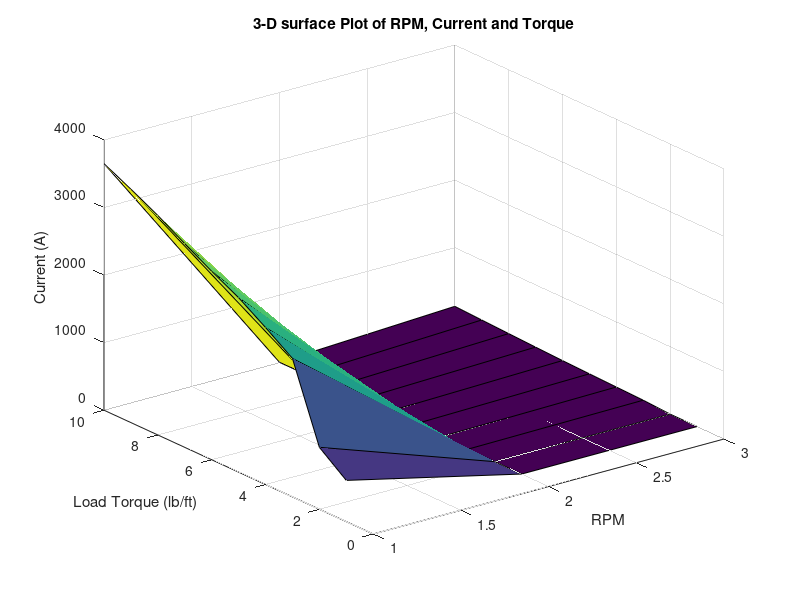
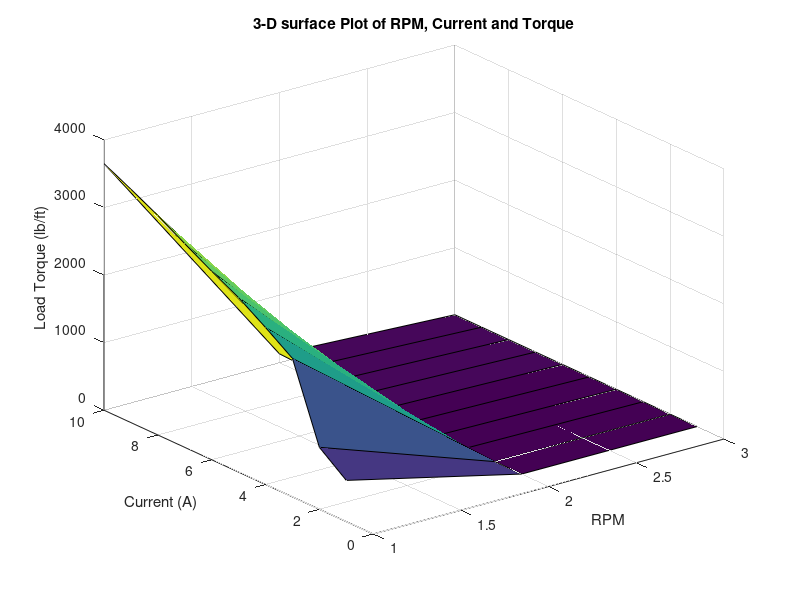
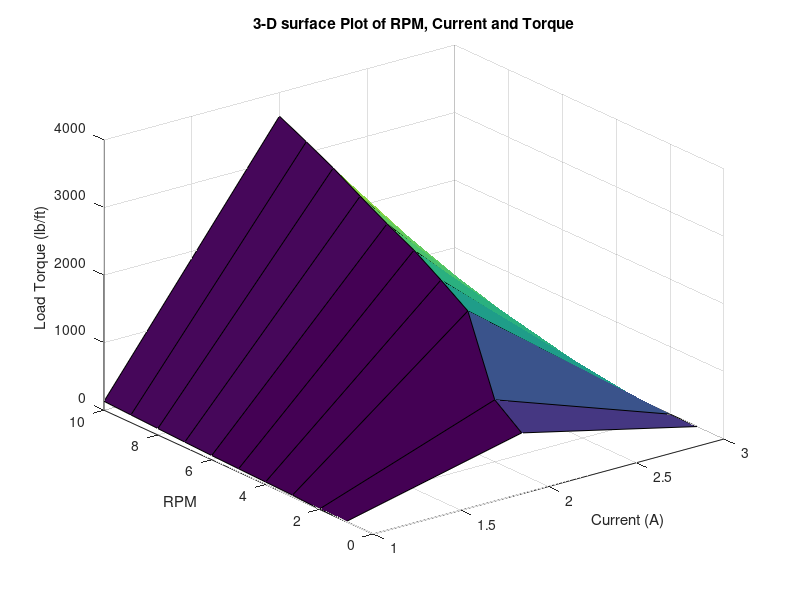
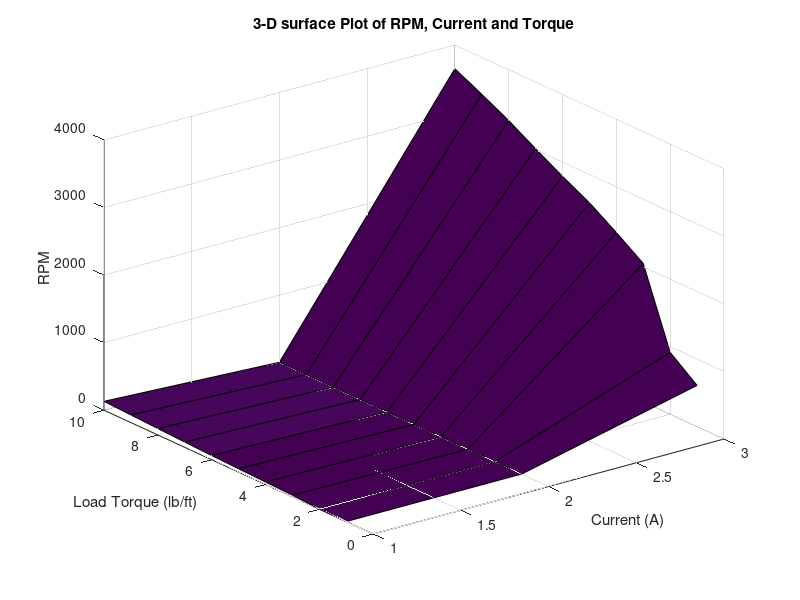

These figures' MATLAB source, in order:
%% 3 parameters
% order dyno torque, rpm, current
% Dyno data at 100% load
Dat_3_100L = [1.0756 610 1; 1.2392 917 2; 2.5272 2049 25; 
    3.23 2324 37; 3.8744 2582 49; 4.46 2790 62; 
    5.28 3015 78; 5.984 3249 95; 6.744 3455 113; 
    7.328 3650 132];
% just ploting various 2d plots and forcing to be 3d
% need 10 valus of current, and rpm for every one torque 
% for a proper 3d
Torque = [1.0756; 1.2392; 2.5272; 3.23; 3.8744; 4.46; 5.28; 5.984; 6.744; 7.328];
RPM = [610; 917; 2049; 2324; 2582; 2790; 3015; 3249; 3455; 3650];
Current = [1; 2; 25; 37; 49; 62; 78; 95; 113; 132];
Voltage = [86.7; 86.7; 86.7; 86.7; 86.7; 86.7; 86.7;  86.7;  86.4; 86.4];

% Dyno data at 90% load
Dat_3_90L = [.9464 324 2; 1.0048 428 1; 1.0632 620 0; 
    1.1804 820 1; 1.4732 1308 5; 2.5272 1810 20; 
    3.8744 2238 41; 4.52 2427 52; 5.22 2595 65; 
    5.924 2796 80; 6.744 2993 97; 7.448 3150 112; 
    8.092 3282 127; 8.912 3459 146; 9.612 3608 165];

% Dyno data at 80% load
Dat_3_80L = [.8876 232 4; .9464 430 3; 1.0632 624 1;
    1.1212 822 0; 1.532 1090 2; 2.6444 1479 14;
    3.992 1840 31; 4.576 1976 40; 5.28 2116 50; 
    5.984 2296 62; 6.804 2411 75; 8.148 2640 101; 
    8.968 2775 116];
% %% prompt for area of cut in 3D
% dTorque = input('Torque constant? : ');
% dCurrent = input('Current constant? : ');
% dRPM = input('RPM constant? : ');

%% function relating rpm, current and torque
% defining all possible relations
Concat_CurrentVals1 = [ Torque RPM Current];
Concat_CurrentVals2 = [ RPM Torque Current];
Concat_TorqueVals1 = [ RPM Current Torque];
Concat_TorqueVals2 = [ Current RPM Torque];
Concat_RPMVals1 = [ Current Torque RPM];
Concat_RPMVals2 = [ Torque Current RPM];

%% surface plots
figure    
surf( Concat_CurrentVals1 )   
title( '3-D surface Plot of RPM, Current and Torque' )
xlabel( 'Load Torque (lb/ft)' )
ylabel( 'RPM' )
zlabel( 'Current (A)' )

surf( Concat_CurrentVals2 )   
title( '3-D surface Plot of RPM, Current and Torque' )
ylabel( 'Load Torque (lb/ft)' )
xlabel( 'RPM' )
zlabel( 'Current (A)' )

figure 
surf( Concat_TorqueVals1 )   
title( '3-D surface Plot of RPM, Current and Torque' )
zlabel( 'Load Torque (lb/ft)' )
xlabel( 'RPM' )
ylabel( 'Current (A)' )

figure 
surf( Concat_TorqueVals2 )   
title( '3-D surface Plot of RPM, Current and Torque' )
zlabel( 'Load Torque (lb/ft)' )
ylabel( 'RPM' )
xlabel( 'Current (A)' )

figure 
surf( Concat_RPMVals1 )   
title( '3-D surface Plot of RPM, Current and Torque' )
ylabel( 'Load Torque (lb/ft)' )
zlabel( 'RPM' )
xlabel( 'Current (A)' )

figure 
surf( Concat_RPMVals2 )   
title( '3-D surface Plot of RPM, Current and Torque' )
xlabel( 'Load Torque (lb/ft)' )
zlabel( 'RPM' )
ylabel( 'Current (A)' )

% %% mesh plots
% % plot the mesh
% figure    
% mesh( Concat_CurrentVals1 )  
% title( '3-D mesh Plot of RPM, Current and Torque' )
% xlabel( 'Load Torque (lb/ft)' )
% ylabel( 'RPM' )
% zlabel( 'Current (A)' )
% 
% figure
% mesh( Concat_CurrentVals1 )   
% title( '3-D mesh Plot of RPM, Current and Torque' )
% xlabel( 'Load Torque (lb/ft)' )
% ylabel( 'RPM' )
% zlabel( 'Current (A)' )
% 
% figure 
% mesh( Concat_CurrentVals2 )   
% title( '3-D mesh Plot of RPM, Current and Torque' )
% ylabel( 'Load Torque (lb/ft)' )
% xlabel( 'RPM' )
% zlabel( 'Current (A)' )
% 
% figure 
% mesh( Concat_TorqueVals1 )   
% title( '3-D mesh Plot of RPM, Current and Torque' )
% zlabel( 'Load Torque (lb/ft)' )
% xlabel( 'RPM' )
% ylabel( 'Current (A)' )
% 
% figure 
% mesh( Concat_TorqueVals2 )   
% title( '3-D mesh Plot of RPM, Current and Torque' )
% zlabel( 'Load Torque (lb/ft)' )
% ylabel( 'RPM' )
% xlabel( 'Current (A)' )
% 
% figure 
% mesh( Concat_RPMVals1 )   
% title( '3-D mesh Plot of RPM, Current and Torque' )
% ylabel( 'Load Torque (lb/ft)' )
% zlabel( 'RPM' )
% xlabel( 'Current (A)' )
% 
% figure 
% mesh( Concat_RPMVals2 )   
% title( '3-D mesh Plot of RPM, Current and Torque' )
% xlabel( 'Load Torque (lb/ft)' )
% zlabel( 'RPM' )
% ylabel( 'Current (A)' )
% 
%% contour plots
figure    
contour( Concat_CurrentVals1 )   
title( 'Current countours' )
xlabel( 'Load Torque (lb/ft)' )
ylabel( 'RPM' )
zlabel( 'Current (A)' )

figure
contour( Concat_CurrentVals2 )   
title( 'Current countours' )
ylabel( 'Load Torque (lb/ft)' )
xlabel( 'RPM' )
zlabel( 'Current (A)' )

figure
contour( Concat_TorqueVals1 )   
title( 'Load Torque countours' )
zlabel( 'Load Torque (lb/ft)' )
xlabel( 'RPM' )
ylabel( 'Current (A)' )

figure
contour( Concat_TorqueVals2 )   
title( 'Load Torque countours' )
zlabel( 'Load Torque (lb/ft)' )
ylabel( 'RPM' )
xlabel( 'Current (A)' )

figure
contour( Concat_RPMVals1 )   
title( 'RPM countours' )
ylabel( 'Load Torque (lb/ft)' )
zlabel( 'RPM' )
xlabel( 'Current (A)' )

figure
contour( Concat_RPMVals2 )   
title( 'RPM countours' )
xlabel( 'Load Torque (lb/ft)' )
zlabel( 'RPM' )
ylabel( 'Current (A)' )

% %% waterfall plots - colums not plotted 
% figure    
% waterfall( Concat_CurrentVals1' )   
% title( 'Current countours' )
% xlabel( 'Load Torque (lb/ft)' )
% ylabel( 'RPM' )
% zlabel( 'Current (A)' )
% 
% figure
% waterfall( Concat_CurrentVals2' )   
% title( 'Current countours' )
% ylabel( 'Load Torque (lb/ft)' )
% xlabel( 'RPM' )
% zlabel( 'Current (A)' )
% 
% figure
% waterfall( Concat_TorqueVals1' )   
% title( 'Load Torque countours' )
% zlabel( 'Load Torque (lb/ft)' )
% xlabel( 'RPM' )
% ylabel( 'Current (A)' )
% 
% figure
% waterfall( Concat_TorqueVals2' )   
% title( 'Load Torque countours' )
% zlabel( 'Load Torque (lb/ft)' )
% ylabel( 'RPM' )
% xlabel( 'Current (A)' )
% 
% figure
% waterfall( Concat_RPMVals1' )   
% title( 'RPM countours' )
% ylabel( 'Load Torque (lb/ft)' )
% zlabel( 'RPM' )
% xlabel( 'Current (A)' )
% 
% figure
% waterfall( Concat_RPMVals2' )   
% title( 'RPM countours' )
% xlabel( 'Load Torque (lb/ft)' )
% zlabel( 'RPM' )
% ylabel( 'Current (A)' )

% %% Function of Power
% P_Elec = Voltage.*Current;
% P_Mech = RPM.*Torque;
% 
% figure 
% plot( P_Elec, '-og' )
% title( '2-D Line Plot of Electric Power' )
% % xlable( 'time (s)' )
% ylabel( 'P_Elec (Watts)' )
% 
% figure 
% plot( P_Mech, '-or' )
% title( '2-D Line Plot of Mechanical Power' )
% ylabel( 'P_Mech (Watts)' )
% 
% figure
% plot(  P_Elec, '-og' , P_Mech, '-or' )